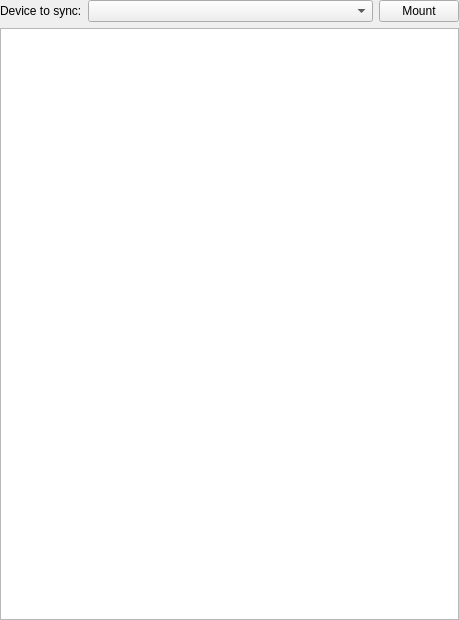
<?xml version="1.0" encoding="UTF-8"?>
<ui version="4.0">
 <class>DevicesBrowserWidget</class>
 <widget class="QWidget" name="DevicesBrowserWidget">
  <property name="geometry">
   <rect>
    <x>0</x>
    <y>0</y>
    <width>459</width>
    <height>620</height>
   </rect>
  </property>
  <property name="windowTitle">
   <string/>
  </property>
  <layout class="QVBoxLayout" name="verticalLayout">
   <property name="margin">
    <number>0</number>
   </property>
   <item>
    <layout class="QHBoxLayout" name="horizontalLayout">
     <item>
      <widget class="QLabel" name="label">
       <property name="text">
        <string>Device to sync:</string>
       </property>
      </widget>
     </item>
     <item>
      <widget class="QComboBox" name="DevicesSelector_">
       <property name="sizePolicy">
        <sizepolicy hsizetype="Expanding" vsizetype="Fixed">
         <horstretch>0</horstretch>
         <verstretch>0</verstretch>
        </sizepolicy>
       </property>
      </widget>
     </item>
     <item>
      <widget class="QPushButton" name="MountButton_">
       <property name="text">
        <string>Mount</string>
       </property>
      </widget>
     </item>
    </layout>
   </item>
   <item>
    <widget class="QTreeView" name="treeView"/>
   </item>
  </layout>
 </widget>
 <resources/>
 <connections/>
</ui>
